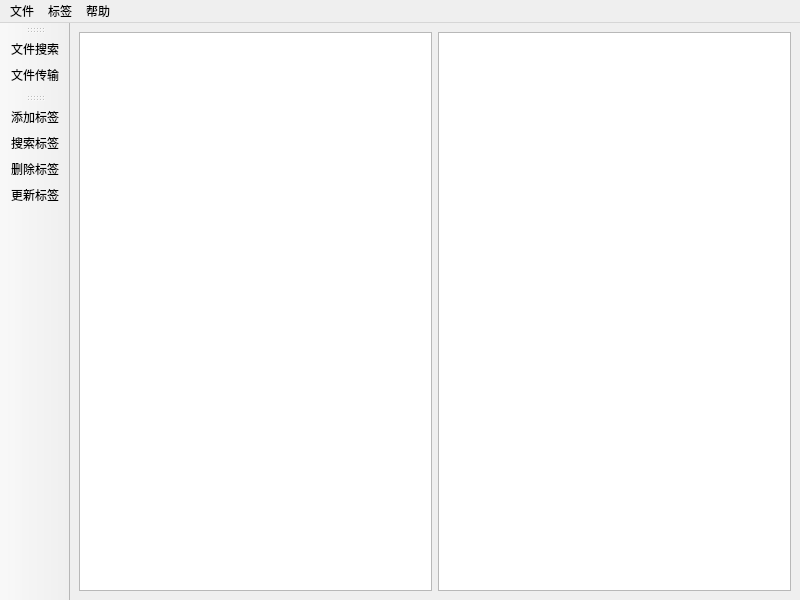
<?xml version="1.0" encoding="UTF-8"?>
<ui version="4.0">
 <class>MainWindow</class>
 <widget class="QMainWindow" name="MainWindow">
  <property name="geometry">
   <rect>
    <x>0</x>
    <y>0</y>
    <width>800</width>
    <height>600</height>
   </rect>
  </property>
  <property name="windowTitle">
   <string>文件标签管理系统</string>
  </property>
  <widget class="QWidget" name="centralWidget">
   <layout class="QVBoxLayout" name="verticalLayout">
    <item>
     <layout class="QHBoxLayout" name="horizontalLayout">
      <item>
       <widget class="QListWidget" name="tagListWidget"/>
      </item>
      <item>
       <widget class="QListView" name="fileView"/>
      </item>
     </layout>
    </item>
   </layout>
  </widget>
  <widget class="QMenuBar" name="menubar">
   <property name="geometry">
    <rect>
     <x>0</x>
     <y>0</y>
     <width>800</width>
     <height>24</height>
    </rect>
   </property>
   <widget class="QMenu" name="menuFile">
    <property name="title">
     <string>文件</string>
    </property>
    <addaction name="actionFileSearch"/>
    <addaction name="actionFileTransfer"/>
   </widget>
   <widget class="QMenu" name="menuTag">
    <property name="title">
     <string>标签</string>
    </property>
    <addaction name="actionAddTag"/>
    <addaction name="actionSearchTag"/>
    <addaction name="actionRemoveTag"/>
    <addaction name="actionUpdateTag"/>
   </widget>
   <widget class="QMenu" name="menuHelp">
    <property name="title">
     <string>帮助</string>
    </property>
    <addaction name="actionAbout"/>
    <addaction name="actionDocumentation"/>
   </widget>
   <addaction name="menuFile"/>
   <addaction name="menuTag"/>
   <addaction name="menuHelp"/>
  </widget>
  <widget class="QToolBar" name="fileToolBar">
   <property name="windowTitle">
    <string>文件工具栏</string>
   </property>
   <property name="toolButtonStyle">
    <enum>Qt::ToolButtonTextUnderIcon</enum>
   </property>
   <attribute name="toolBarArea">
    <enum>LeftToolBarArea</enum>
   </attribute>
   <attribute name="toolBarBreak">
    <bool>false</bool>
   </attribute>
   <addaction name="actionFileSearch"/>
   <addaction name="actionFileTransfer"/>
  </widget>
  <widget class="QToolBar" name="tagToolBar">
   <property name="windowTitle">
    <string>标签工具栏</string>
   </property>
   <property name="toolButtonStyle">
    <enum>Qt::ToolButtonTextUnderIcon</enum>
   </property>
   <attribute name="toolBarArea">
    <enum>LeftToolBarArea</enum>
   </attribute>
   <attribute name="toolBarBreak">
    <bool>false</bool>
   </attribute>
   <addaction name="actionAddTag"/>
   <addaction name="actionSearchTag"/>
   <addaction name="actionRemoveTag"/>
   <addaction name="actionUpdateTag"/>
  </widget>
  <action name="actionFileSearch">
   <property name="text">
    <string>文件搜索</string>
   </property>
  </action>
  <action name="actionFileTransfer">
   <property name="text">
    <string>文件传输</string>
   </property>
  </action>
  <action name="actionAddTag">
   <property name="text">
    <string>添加标签</string>
   </property>
  </action>
  <action name="actionSearchTag">
   <property name="text">
    <string>搜索标签</string>
   </property>
  </action>
  <action name="actionRemoveTag">
   <property name="text">
    <string>删除标签</string>
   </property>
  </action>
  <action name="actionUpdateTag">
   <property name="text">
    <string>更新标签</string>
   </property>
  </action>
  <action name="actionAbout">
   <property name="text">
    <string>关于</string>
   </property>
  </action>
  <action name="actionDocumentation">
   <property name="text">
    <string>文档</string>
   </property>
  </action>
 </widget>
 <resources/>
 <connections/>
</ui>
